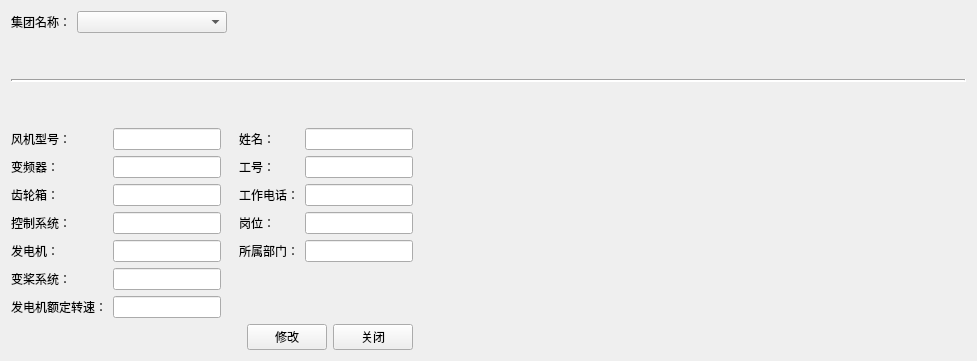
          <widget class="QWidget" name="tab1_2">
           <attribute name="title">
            <string>机组及管辖人员信息</string>
           </attribute>
           <layout class="QGridLayout" name="gridLayout_10">
            <item row="5" column="4">
             <widget class="QPushButton" name="pushButton_19">
              <property name="sizePolicy">
               <sizepolicy hsizetype="Fixed" vsizetype="Fixed">
                <horstretch>0</horstretch>
                <verstretch>0</verstretch>
               </sizepolicy>
              </property>
              <property name="text">
               <string>修改</string>
              </property>
             </widget>
            </item>
            <item row="4" column="6">
             <spacer name="horizontalSpacer_8">
              <property name="orientation">
               <enum>Qt::Horizontal</enum>
              </property>
              <property name="sizeHint" stdset="0">
               <size>
                <width>547</width>
                <height>20</height>
               </size>
              </property>
             </spacer>
            </item>
            <item row="5" column="5">
             <widget class="QPushButton" name="pushButton_18">
              <property name="sizePolicy">
               <sizepolicy hsizetype="Fixed" vsizetype="Fixed">
                <horstretch>0</horstretch>
                <verstretch>0</verstretch>
               </sizepolicy>
              </property>
              <property name="text">
               <string>关闭</string>
              </property>
             </widget>
            </item>
            <item row="1" column="0">
             <spacer name="verticalSpacer_14">
              <property name="orientation">
               <enum>Qt::Vertical</enum>
              </property>
              <property name="sizeType">
               <enum>QSizePolicy::Fixed</enum>
              </property>
              <property name="sizeHint" stdset="0">
               <size>
                <width>20</width>
                <height>40</height>
               </size>
              </property>
             </spacer>
            </item>
            <item row="2" column="0" colspan="7">
             <widget class="Line" name="line_5">
              <property name="lineWidth">
               <number>2</number>
              </property>
              <property name="orientation">
               <enum>Qt::Horizontal</enum>
              </property>
             </widget>
            </item>
            <item row="3" column="0">
             <spacer name="verticalSpacer_13">
              <property name="orientation">
               <enum>Qt::Vertical</enum>
              </property>
              <property name="sizeType">
               <enum>QSizePolicy::Fixed</enum>
              </property>
              <property name="sizeHint" stdset="0">
               <size>
                <width>20</width>
                <height>40</height>
               </size>
              </property>
             </spacer>
            </item>
            <item row="0" column="0">
             <widget class="QLabel" name="label_23">
              <property name="sizePolicy">
               <sizepolicy hsizetype="Fixed" vsizetype="Preferred">
                <horstretch>0</horstretch>
                <verstretch>0</verstretch>
               </sizepolicy>
              </property>
              <property name="text">
               <string>集团名称：</string>
              </property>
             </widget>
            </item>
            <item row="4" column="3" colspan="3">
             <layout class="QFormLayout" name="formLayout_5">
              <item row="0" column="0">
               <widget class="QLabel" name="Label_12">
                <property name="text">
                 <string>姓名：</string>
                </property>
               </widget>
              </item>
              <item row="0" column="1">
               <widget class="QLineEdit" name="LineEdit_12">
                <property name="sizePolicy">
                 <sizepolicy hsizetype="Fixed" vsizetype="Fixed">
                  <horstretch>0</horstretch>
                  <verstretch>0</verstretch>
                 </sizepolicy>
                </property>
               </widget>
              </item>
              <item row="1" column="0">
               <widget class="QLabel" name="Label_13">
                <property name="text">
                 <string>工号：</string>
                </property>
               </widget>
              </item>
              <item row="1" column="1">
               <widget class="QLineEdit" name="LineEdit_13">
                <property name="sizePolicy">
                 <sizepolicy hsizetype="Fixed" vsizetype="Fixed">
                  <horstretch>0</horstretch>
                  <verstretch>0</verstretch>
                 </sizepolicy>
                </property>
               </widget>
              </item>
              <item row="2" column="0">
               <widget class="QLabel" name="Label_14">
                <property name="text">
                 <string>工作电话：</string>
                </property>
               </widget>
              </item>
              <item row="2" column="1">
               <widget class="QLineEdit" name="LineEdit_14">
                <property name="sizePolicy">
                 <sizepolicy hsizetype="Fixed" vsizetype="Fixed">
                  <horstretch>0</horstretch>
                  <verstretch>0</verstretch>
                 </sizepolicy>
                </property>
               </widget>
              </item>
              <item row="3" column="0">
               <widget class="QLabel" name="Label_15">
                <property name="text">
                 <string>岗位：</string>
                </property>
               </widget>
              </item>
              <item row="3" column="1">
               <widget class="QLineEdit" name="LineEdit_15">
                <property name="sizePolicy">
                 <sizepolicy hsizetype="Fixed" vsizetype="Fixed">
                  <horstretch>0</horstretch>
                  <verstretch>0</verstretch>
                 </sizepolicy>
                </property>
               </widget>
              </item>
              <item row="4" column="0">
               <widget class="QLabel" name="Label_16">
                <property name="text">
                 <string>所属部门：</string>
                </property>
               </widget>
              </item>
              <item row="4" column="1">
               <widget class="QLineEdit" name="LineEdit_16">
                <property name="sizePolicy">
                 <sizepolicy hsizetype="Fixed" vsizetype="Fixed">
                  <horstretch>0</horstretch>
                  <verstretch>0</verstretch>
                 </sizepolicy>
                </property>
               </widget>
              </item>
             </layout>
            </item>
            <item row="4" column="0" colspan="3">
             <layout class="QFormLayout" name="formLayout_4">
              <item row="0" column="0">
               <widget class="QLabel" name="Label_5">
                <property name="text">
                 <string>风机型号：</string>
                </property>
               </widget>
              </item>
              <item row="0" column="1">
               <widget class="QLineEdit" name="LineEdit_5">
                <property name="sizePolicy">
                 <sizepolicy hsizetype="Fixed" vsizetype="Fixed">
                  <horstretch>0</horstretch>
                  <verstretch>0</verstretch>
                 </sizepolicy>
                </property>
               </widget>
              </item>
              <item row="1" column="0">
               <widget class="QLabel" name="Label_6">
                <property name="text">
                 <string>变频器：</string>
                </property>
               </widget>
              </item>
              <item row="1" column="1">
               <widget class="QLineEdit" name="LineEdit_6">
                <property name="sizePolicy">
                 <sizepolicy hsizetype="Fixed" vsizetype="Fixed">
                  <horstretch>0</horstretch>
                  <verstretch>0</verstretch>
                 </sizepolicy>
                </property>
               </widget>
              </item>
              <item row="2" column="0">
               <widget class="QLabel" name="Label_7">
                <property name="text">
                 <string>齿轮箱：</string>
                </property>
               </widget>
              </item>
              <item row="2" column="1">
               <widget class="QLineEdit" name="LineEdit_7">
                <property name="sizePolicy">
                 <sizepolicy hsizetype="Fixed" vsizetype="Fixed">
                  <horstretch>0</horstretch>
                  <verstretch>0</verstretch>
                 </sizepolicy>
                </property>
               </widget>
              </item>
              <item row="3" column="0">
               <widget class="QLabel" name="Label_8">
                <property name="text">
                 <string>控制系统：</string>
                </property>
               </widget>
              </item>
              <item row="3" column="1">
               <widget class="QLineEdit" name="LineEdit_8">
                <property name="sizePolicy">
                 <sizepolicy hsizetype="Fixed" vsizetype="Fixed">
                  <horstretch>0</horstretch>
                  <verstretch>0</verstretch>
                 </sizepolicy>
                </property>
               </widget>
              </item>
              <item row="4" column="0">
               <widget class="QLabel" name="Label_9">
                <property name="text">
                 <string>发电机：</string>
                </property>
               </widget>
              </item>
              <item row="4" column="1">
               <widget class="QLineEdit" name="LineEdit_9">
                <property name="sizePolicy">
                 <sizepolicy hsizetype="Fixed" vsizetype="Fixed">
                  <horstretch>0</horstretch>
                  <verstretch>0</verstretch>
                 </sizepolicy>
                </property>
               </widget>
              </item>
              <item row="5" column="0">
               <widget class="QLabel" name="Label_10">
                <property name="text">
                 <string>变桨系统：</string>
                </property>
               </widget>
              </item>
              <item row="5" column="1">
               <widget class="QLineEdit" name="LineEdit_10">
                <property name="sizePolicy">
                 <sizepolicy hsizetype="Fixed" vsizetype="Fixed">
                  <horstretch>0</horstretch>
                  <verstretch>0</verstretch>
                 </sizepolicy>
                </property>
               </widget>
              </item>
              <item row="6" column="0">
               <widget class="QLabel" name="Label_11">
                <property name="text">
                 <string>发电机额定转速：</string>
                </property>
               </widget>
              </item>
              <item row="6" column="1">
               <widget class="QLineEdit" name="LineEdit_11">
                <property name="sizePolicy">
                 <sizepolicy hsizetype="Fixed" vsizetype="Fixed">
                  <horstretch>0</horstretch>
                  <verstretch>0</verstretch>
                 </sizepolicy>
                </property>
               </widget>
              </item>
             </layout>
            </item>
            <item row="0" column="1">
             <widget class="QComboBox" name="comboBox_8">
              <property name="sizePolicy">
               <sizepolicy hsizetype="Minimum" vsizetype="Fixed">
                <horstretch>0</horstretch>
                <verstretch>0</verstretch>
               </sizepolicy>
              </property>
              <property name="minimumSize">
               <size>
                <width>150</width>
                <height>0</height>
               </size>
              </property>
             </widget>
            </item>
           </layout>
          </widget>
